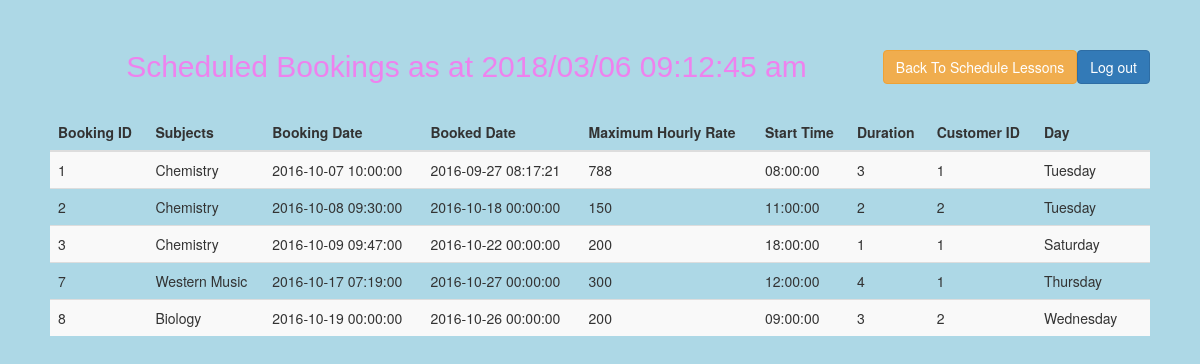
/Q2,Q8/SOWP_Project/view-bookings.php (signed in), run on the app's committed database.
### tables this page shows
CREATE TABLE IF NOT EXISTS `booking` (
  `Booking_ID` int(11) NOT NULL AUTO_INCREMENT,
  `Subjects` varchar(255) NOT NULL,
  `Booking_Date` datetime NOT NULL,
  `Booked_Date` datetime NOT NULL,
  `Maximum_Hourly_Rate` decimal(10,0) NOT NULL,
  `Start_Time` time NOT NULL,
  `Duration` decimal(10,0) NOT NULL,
  `CustomerID` int(11) NOT NULL,
  `Day` varchar(255) NOT NULL,
  PRIMARY KEY (`Booking_ID`),
  KEY `CustomerID` (`CustomerID`)
);

### Q2,Q8/SOWP_Project/view-bookings.php (the view, shortened to what this page needs)
<!DOCTYPE html PUBLIC "-//W3C//DTD HTML 4.01 Transitional//EN" "http://www.w3.org/TR/html4/loose.dtd">
<html>
<head>
<link rel="stylesheet" type="text/css" href="bootstrap.min.css" />
<link rel="stylesheet" type="text/css" href="main.css" />
<link rel="stylesheet" href="bootstrap-multiselect.css" type="text/css"/>
</head>
<body>
<form action="admin-logout.php">
<button type="Submit" name="submit1" class="btn btn-primary pull-right" value="Save">
    Log out
</button>
</form>
<form action="schedule.php">
<button type="Submit" name="submit2" class="btn btn-warning pull-right" value="Save">
    Back To Schedule Lessons
</button>
</form>
	<p>Scheduled Bookings as at <?php echo date('Y/m/d h:i:s a', time());?></p>
	<br>
	<table class="table table-hover dataTable table-striped width-full" data-plugin="dataTable">
	<thead>
		<tr>
			<th>Booking ID</th>
			<th>Subjects</th>
			<th>Booking Date</th>
			<th>Booked Date</th>
			<th>Maximum Hourly Rate</th>
			<th>Start Time</th>
			<th>Duration</th>
			<th>Customer ID</th>
			<th>Day</th>
			<th></th>
		</tr>
	</thead>
		<?php
$servername = "localhost";
$username = "root";
$password = "123";
$dbname = "sowpassignmentnew";
$conn = mysqli_connect($servername, $username, $password, $dbname);
		$getInstrs = mysqli_query($conn,"SELECT * FROM booking");
			while ($value = mysqli_fetch_row($getInstrs)){
				$getbk = mysqli_query($conn,"SELECT * FROM booking WHERE booking.Booking_ID=$value[0]");
				$getArr='';
				while ($valuePlot = mysqli_fetch_row($getbk)){
					$getArr.=$valuePlot[1].", ";
				}
				echo '<tr><td>'.$value[0].'</td><td>'.rtrim($getArr, ', ').'</td><td>'.$value[2].'</td><td>'.$value[3].'</td><td>'.$value[4].'</td><td>'.$value[5].'</td><td>'.$value[6].'</td><td>'.$value[7].'</td><td>'.$value[8].'</td><td></td></tr>';
		}
		?>
	</table>
</body>
</html>

### Q2,Q8/SOWP_Project/main.css (style rules this page uses)
body { background-color:lightblue; }
p { color:violet; font: 30px Verdana, Geneva, sans-serif; text-align:center; }
body { padding: 50px; }

### data on the page
booking: Booking_ID "1", getArr "Chemistry", Booking_Date "2016-10-07 10:00:00", Booked_Date "2016-09-27 08:17:21", Maximum_Hourly_Rate "788", Start_Time "08:00:00", Duration "3", CustomerID "1", Day "Tuesday"
booking: Booking_ID "2", getArr "Chemistry", Booking_Date "2016-10-08 09:30:00", Booked_Date "2016-10-18 00:00:00", Maximum_Hourly_Rate "150", Start_Time "11:00:00", Duration "2", CustomerID "2", Day "Tuesday"
booking: Booking_ID "3", getArr "Chemistry", Booking_Date "2016-10-09 09:47:00", Booked_Date "2016-10-22 00:00:00", Maximum_Hourly_Rate "200", Start_Time "18:00:00", Duration "1", CustomerID "1", Day "Saturday"
booking: Booking_ID "7", getArr "Western Music", Booking_Date "2016-10-17 07:19:00", Booked_Date "2016-10-27 00:00:00", Maximum_Hourly_Rate "300", Start_Time "12:00:00", Duration "4", CustomerID "1", Day "Thursday"
booking: Booking_ID "8", getArr "Biology", Booking_Date "2016-10-19 00:00:00", Booked_Date "2016-10-26 00:00:00", Maximum_Hourly_Rate "200", Start_Time "09:00:00", Duration "3", CustomerID "2", Day "Wednesday"
